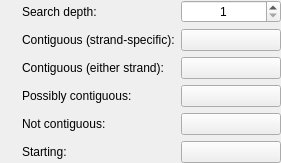
        <widget class="QWidget" name="widget_22" native="true">
         <layout class="QGridLayout" name="gridLayout_15">
          <property name="leftMargin">
           <number>0</number>
          </property>
          <property name="topMargin">
           <number>0</number>
          </property>
          <property name="rightMargin">
           <number>0</number>
          </property>
          <property name="bottomMargin">
           <number>0</number>
          </property>
          <item row="5" column="1">
           <widget class="InfoTextWidget" name="contiguityStartingColourInfoText" native="true">
            <property name="sizePolicy">
             <sizepolicy hsizetype="Fixed" vsizetype="Fixed">
              <horstretch>0</horstretch>
              <verstretch>0</verstretch>
             </sizepolicy>
            </property>
            <property name="minimumSize">
             <size>
              <width>16</width>
              <height>16</height>
             </size>
            </property>
           </widget>
          </item>
          <item row="2" column="1">
           <widget class="InfoTextWidget" name="contiguousEitherStrandColourInfoText" native="true">
            <property name="sizePolicy">
             <sizepolicy hsizetype="Fixed" vsizetype="Fixed">
              <horstretch>0</horstretch>
              <verstretch>0</verstretch>
             </sizepolicy>
            </property>
            <property name="minimumSize">
             <size>
              <width>16</width>
              <height>16</height>
             </size>
            </property>
           </widget>
          </item>
          <item row="4" column="1">
           <widget class="InfoTextWidget" name="notContiguousColourInfoText" native="true">
            <property name="sizePolicy">
             <sizepolicy hsizetype="Fixed" vsizetype="Fixed">
              <horstretch>0</horstretch>
              <verstretch>0</verstretch>
             </sizepolicy>
            </property>
            <property name="minimumSize">
             <size>
              <width>16</width>
              <height>16</height>
             </size>
            </property>
           </widget>
          </item>
          <item row="3" column="1">
           <widget class="InfoTextWidget" name="maybeContiguousColourInfoText" native="true">
            <property name="sizePolicy">
             <sizepolicy hsizetype="Fixed" vsizetype="Fixed">
              <horstretch>0</horstretch>
              <verstretch>0</verstretch>
             </sizepolicy>
            </property>
            <property name="minimumSize">
             <size>
              <width>16</width>
              <height>16</height>
             </size>
            </property>
           </widget>
          </item>
          <item row="1" column="3">
           <widget class="ColourButton" name="contiguousStrandSpecificColourButton">
            <property name="minimumSize">
             <size>
              <width>100</width>
              <height>0</height>
             </size>
            </property>
            <property name="focusPolicy">
             <enum>Qt::StrongFocus</enum>
            </property>
            <property name="text">
             <string/>
            </property>
           </widget>
          </item>
          <item row="2" column="2">
           <widget class="QLabel" name="label_29">
            <property name="sizePolicy">
             <sizepolicy hsizetype="Minimum" vsizetype="Preferred">
              <horstretch>0</horstretch>
              <verstretch>0</verstretch>
             </sizepolicy>
            </property>
            <property name="text">
             <string>Contiguous (either strand):</string>
            </property>
           </widget>
          </item>
          <item row="0" column="0">
           <spacer name="horizontalSpacer_19">
            <property name="orientation">
             <enum>Qt::Horizontal</enum>
            </property>
            <property name="sizeType">
             <enum>QSizePolicy::Expanding</enum>
            </property>
            <property name="sizeHint" stdset="0">
             <size>
              <width>0</width>
              <height>20</height>
             </size>
            </property>
           </spacer>
          </item>
          <item row="0" column="1">
           <widget class="InfoTextWidget" name="contiguitySearchDepthInfoText" native="true">
            <property name="sizePolicy">
             <sizepolicy hsizetype="Fixed" vsizetype="Fixed">
              <horstretch>0</horstretch>
              <verstretch>0</verstretch>
             </sizepolicy>
            </property>
            <property name="minimumSize">
             <size>
              <width>16</width>
              <height>16</height>
             </size>
            </property>
           </widget>
          </item>
          <item row="1" column="1">
           <widget class="InfoTextWidget" name="contiguousStrandSpecificColourInfoText" native="true">
            <property name="sizePolicy">
             <sizepolicy hsizetype="Fixed" vsizetype="Fixed">
              <horstretch>0</horstretch>
              <verstretch>0</verstretch>
             </sizepolicy>
            </property>
            <property name="minimumSize">
             <size>
              <width>16</width>
              <height>16</height>
             </size>
            </property>
           </widget>
          </item>
          <item row="5" column="3">
           <widget class="ColourButton" name="contiguityStartingColourButton">
            <property name="focusPolicy">
             <enum>Qt::StrongFocus</enum>
            </property>
            <property name="text">
             <string/>
            </property>
           </widget>
          </item>
          <item row="4" column="2">
           <widget class="QLabel" name="label_21">
            <property name="sizePolicy">
             <sizepolicy hsizetype="Minimum" vsizetype="Preferred">
              <horstretch>0</horstretch>
              <verstretch>0</verstretch>
             </sizepolicy>
            </property>
            <property name="text">
             <string>Not contiguous:</string>
            </property>
           </widget>
          </item>
          <item row="1" column="2">
           <widget class="QLabel" name="label_22">
            <property name="sizePolicy">
             <sizepolicy hsizetype="Minimum" vsizetype="Preferred">
              <horstretch>0</horstretch>
              <verstretch>0</verstretch>
             </sizepolicy>
            </property>
            <property name="text">
             <string>Contiguous (strand-specific):</string>
            </property>
           </widget>
          </item>
          <item row="0" column="2">
           <widget class="QLabel" name="label_30">
            <property name="sizePolicy">
             <sizepolicy hsizetype="Minimum" vsizetype="Preferred">
              <horstretch>0</horstretch>
              <verstretch>0</verstretch>
             </sizepolicy>
            </property>
            <property name="text">
             <string>Search depth:</string>
            </property>
           </widget>
          </item>
          <item row="3" column="3">
           <widget class="ColourButton" name="maybeContiguousColourButton">
            <property name="focusPolicy">
             <enum>Qt::StrongFocus</enum>
            </property>
            <property name="text">
             <string/>
            </property>
           </widget>
          </item>
          <item row="3" column="2">
           <widget class="QLabel" name="label_19">
            <property name="sizePolicy">
             <sizepolicy hsizetype="Minimum" vsizetype="Preferred">
              <horstretch>0</horstretch>
              <verstretch>0</verstretch>
             </sizepolicy>
            </property>
            <property name="text">
             <string>Possibly contiguous:</string>
            </property>
           </widget>
          </item>
          <item row="4" column="3">
           <widget class="ColourButton" name="notContiguousColourButton">
            <property name="focusPolicy">
             <enum>Qt::StrongFocus</enum>
            </property>
            <property name="text">
             <string/>
            </property>
           </widget>
          </item>
          <item row="5" column="2">
           <widget class="QLabel" name="label_20">
            <property name="sizePolicy">
             <sizepolicy hsizetype="Minimum" vsizetype="Preferred">
              <horstretch>0</horstretch>
              <verstretch>0</verstretch>
             </sizepolicy>
            </property>
            <property name="text">
             <string>Starting:</string>
            </property>
           </widget>
          </item>
          <item row="2" column="3">
           <widget class="ColourButton" name="contiguousEitherStrandColourButton">
            <property name="focusPolicy">
             <enum>Qt::StrongFocus</enum>
            </property>
            <property name="text">
             <string/>
            </property>
           </widget>
          </item>
          <item row="0" column="3">
           <widget class="QSpinBox" name="contiguitySearchDepthSpinBox">
            <property name="focusPolicy">
             <enum>Qt::StrongFocus</enum>
            </property>
            <property name="alignment">
             <set>Qt::AlignCenter</set>
            </property>
            <property name="minimum">
             <number>1</number>
            </property>
            <property name="maximum">
             <number>50</number>
            </property>
           </widget>
          </item>
          <item row="0" column="4">
           <spacer name="horizontalSpacer_20">
            <property name="orientation">
             <enum>Qt::Horizontal</enum>
            </property>
            <property name="sizeType">
             <enum>QSizePolicy::Expanding</enum>
            </property>
            <property name="sizeHint" stdset="0">
             <size>
              <width>0</width>
              <height>20</height>
             </size>
            </property>
           </spacer>
          </item>
         </layout>
        </widget>
